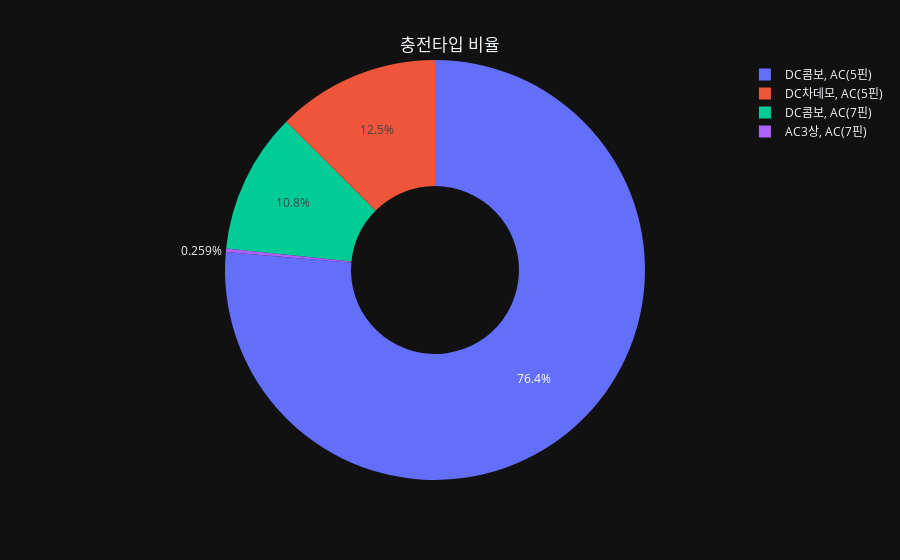

The notebook cell saved with this chart:
### Code cell
fig_6 = px.pie(df_model[df_model['동'] == "대치동"], names = '충전단자', hole = 0.4)
fig_6.update_layout(template='plotly_dark',
                    plot_bgcolor= 'rgba(0, 0, 0, 0)',
                    title = dict(text = "충전타입 비율", x = 0.5, y = 0.93))

### Figure 1 — Plotly figure (JSON) as saved in the notebook; plotly's stock layout.template omitted (floating-point values rounded to 4 significant figures; data arrays with more than 128 entries replaced by an {"elided": "..."} marker saying what was removed)
{"data": [{"domain": {"x": [0, 1], "y": [0, 1]}, "hole": 0.4, "hovertemplate": "충전단자=%{label}<extra></extra>", "labels": {"elided": "9654 str values"}, "legendgroup": "", "name": "", "showlegend": true, "type": "pie"}], "layout": {"legend": {"tracegroupgap": 0}, "margin": {"t": 60}, "plot_bgcolor": "rgba(0, 0, 0, 0)", "title": {"text": "충전타입 비율", "x": 0.5, "y": 0.93}}}
